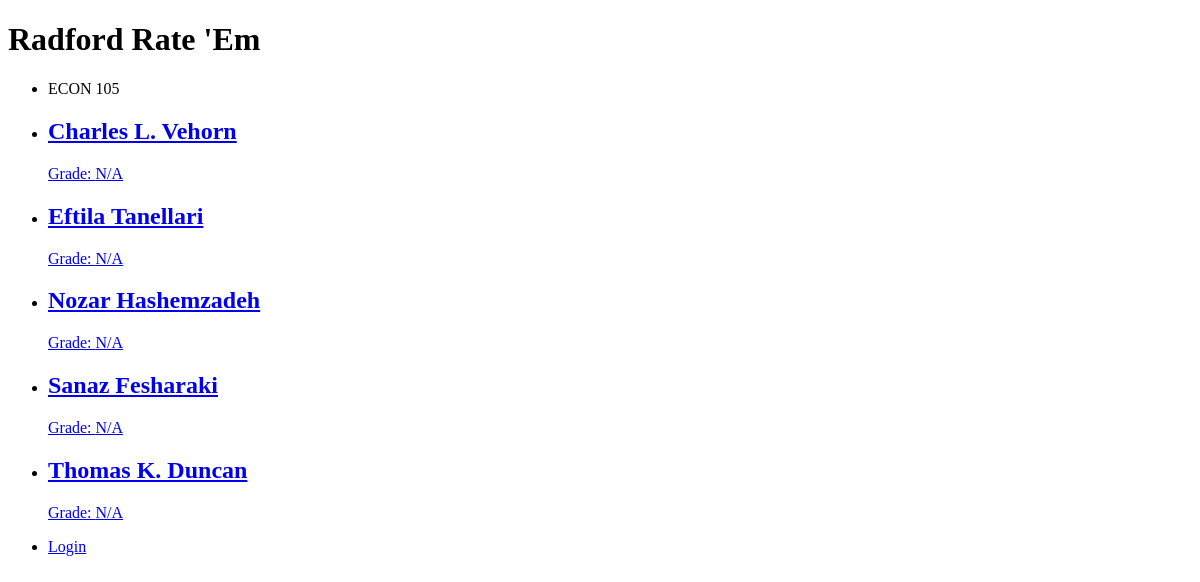
The page /?course=31 on the database its author committed.
### tables this page shows
CREATE TABLE IF NOT EXISTS `classes` (
  `id` int(10) unsigned NOT NULL AUTO_INCREMENT,
  `course` char(10) NOT NULL,
  `professor` varchar(255) NOT NULL,
  `grade` tinyint(2) unsigned DEFAULT NULL,
  PRIMARY KEY (`id`),
  UNIQUE KEY `course` (`course`,`professor`),
  KEY `professor` (`professor`),
  CONSTRAINT `professor` FOREIGN KEY (`professor`) REFERENCES `professors` (`name`)
);

CREATE TABLE IF NOT EXISTS `professors` (
  `id` int(10) unsigned NOT NULL AUTO_INCREMENT,
  `name` varchar(255) NOT NULL,
  `grade` tinyint(2) unsigned DEFAULT NULL,
  PRIMARY KEY (`id`),
  UNIQUE KEY `name` (`name`)
);

### config.php (called while the page is built, shortened)
<?php
    function intToGrade($num)
    {
        if ($num != null)
        {
            $num = (int)$num;
            switch($num)
            {
                case 0:
                    $grade = "F";
                    break;
                case 1:
                    $grade = "D-";
                    break;
                case 2:
                    $grade = "D";
                    break;
                case 3:
                    $grade = "D+";
                    break;
                case 4:
                    $grade = "C-";
                    break;
                case 5:
                    $grade = "C";
                    break;
                case 6:
                    $grade = "C+";
                    break;
                case 7:
                    $grade = "B-";
                    break;
                case 8:
                    $grade = "B";
                    break;
                case 9:
                    $grade = "B+";
                    break;
                case 10:
                    $grade = "A-";
                    break;
                case 11:
                    $grade = "A";
                    break;
                case 12:
                    $grade = "A+";
                    break;
                default:
                    $grade = "N/A";
                    break;
            }
        }
        else
            $grade = "N/A";
        return $grade;
    }

### pages/course.php (the view, shortened to what this page needs)
<?php
    $query = "SELECT classes.id, classes.course, classes.professor, professors.grade " .
                "FROM classes " .
                "INNER JOIN professors " .
                 "ON professors.name = classes.professor " .
                 "AND classes.course = (SELECT (CONCAT(college, ' ', course_number)) " .
                 "FROM courses WHERE id = :course)";
    $query_params = array(':course' => $_GET['course']);
    try
    {
        $stmt = $db->prepare($query);
        $result = $stmt->execute($query_params);
    }
    catch(PDOException $e)
    {
        die();
    }
    $row = $stmt->fetch();
    print "\t\t<ul data-role='listview' data-divider-theme='a'>\n";
    print "\t\t\t<li data-role='list-divider'>" . $row['course'] . "</li>\n";
    do
    {
        print "\t\t\t<li><a href='?class=" . $row['id'] . "'>" .
           "\n\t\t\t\t<h1>" . $row['professor'] . "</h1>" .
           "\n\t\t\t\t<p>Grade: " . intToGrade($row['grade']) . "</p></a>" .
           "\n\t\t\t</li>\n";
    } while($row = $stmt->fetch());
    print "\t\t</ul>";
?>

### rows shown on the page
classes: course "ECON 105", professor "Charles L. Vehorn", professors.grade "N/A"
classes: professor "Eftila Tanellari", professors.grade "N/A"
classes: professor "Nozar Hashemzadeh", professors.grade "N/A"
classes: professor "Sanaz Fesharaki", professors.grade "N/A"
classes: professor "Thomas K. Duncan", professors.grade "N/A"
